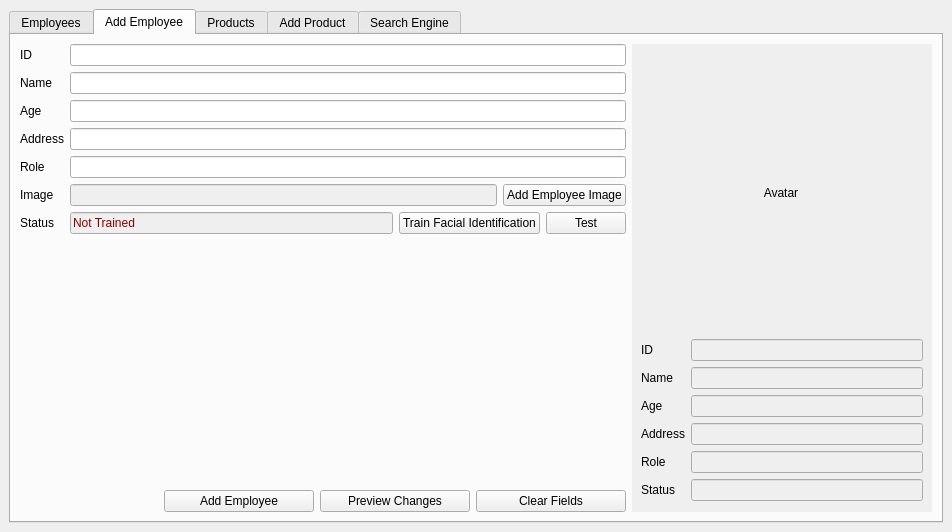
<?xml version="1.0" encoding="UTF-8"?>
<ui version="4.0">
 <class>MainWindow</class>
 <widget class="QMainWindow" name="MainWindow">
  <property name="geometry">
   <rect>
    <x>0</x>
    <y>0</y>
    <width>952</width>
    <height>519</height>
   </rect>
  </property>
  <property name="windowTitle">
   <string>MainWindow</string>
  </property>
  <widget class="QWidget" name="centralwidget">
   <layout class="QGridLayout" name="gridLayout">
    <item row="0" column="0">
     <widget class="QTabWidget" name="tabWidget">
      <property name="currentIndex">
       <number>1</number>
      </property>
      <widget class="QWidget" name="tab">
       <attribute name="title">
        <string>Employees</string>
       </attribute>
       <layout class="QGridLayout" name="gridLayout_2">
        <item row="0" column="0">
         <widget class="QTableWidget" name="employees_tableWidget">
          <property name="focusPolicy">
           <enum>Qt::StrongFocus</enum>
          </property>
          <property name="contextMenuPolicy">
           <enum>Qt::NoContextMenu</enum>
          </property>
          <property name="editTriggers">
           <set>QAbstractItemView::AnyKeyPressed|QAbstractItemView::EditKeyPressed</set>
          </property>
          <property name="alternatingRowColors">
           <bool>true</bool>
          </property>
          <property name="selectionBehavior">
           <enum>QAbstractItemView::SelectRows</enum>
          </property>
          <property name="columnCount">
           <number>5</number>
          </property>
          <attribute name="horizontalHeaderDefaultSectionSize">
           <number>100</number>
          </attribute>
          <attribute name="horizontalHeaderHighlightSections">
           <bool>false</bool>
          </attribute>
          <attribute name="horizontalHeaderShowSortIndicator" stdset="0">
           <bool>false</bool>
          </attribute>
          <attribute name="horizontalHeaderStretchLastSection">
           <bool>true</bool>
          </attribute>
          <attribute name="verticalHeaderVisible">
           <bool>false</bool>
          </attribute>
          <column>
           <property name="text">
            <string>ID</string>
           </property>
          </column>
          <column>
           <property name="text">
            <string>Name</string>
           </property>
          </column>
          <column>
           <property name="text">
            <string>Age</string>
           </property>
          </column>
          <column>
           <property name="text">
            <string>Address</string>
           </property>
          </column>
          <column>
           <property name="text">
            <string>Role</string>
           </property>
          </column>
         </widget>
        </item>
        <item row="0" column="1">
         <widget class="QWidget" name="widget" native="true">
          <property name="sizePolicy">
           <sizepolicy hsizetype="Fixed" vsizetype="Preferred">
            <horstretch>0</horstretch>
            <verstretch>0</verstretch>
           </sizepolicy>
          </property>
          <property name="minimumSize">
           <size>
            <width>300</width>
            <height>0</height>
           </size>
          </property>
          <property name="autoFillBackground">
           <bool>true</bool>
          </property>
          <layout class="QVBoxLayout" name="verticalLayout">
           <item>
            <widget class="QLabel" name="avatar1">
             <property name="sizePolicy">
              <sizepolicy hsizetype="Fixed" vsizetype="Fixed">
               <horstretch>0</horstretch>
               <verstretch>0</verstretch>
              </sizepolicy>
             </property>
             <property name="minimumSize">
              <size>
               <width>280</width>
               <height>280</height>
              </size>
             </property>
             <property name="maximumSize">
              <size>
               <width>280</width>
               <height>280</height>
              </size>
             </property>
             <property name="text">
              <string>Avatar</string>
             </property>
             <property name="scaledContents">
              <bool>true</bool>
             </property>
             <property name="alignment">
              <set>Qt::AlignCenter</set>
             </property>
            </widget>
           </item>
           <item>
            <layout class="QFormLayout" name="formLayout">
             <item row="0" column="0">
              <widget class="QLabel" name="label_id">
               <property name="text">
                <string>ID</string>
               </property>
              </widget>
             </item>
             <item row="0" column="1">
              <widget class="QLineEdit" name="tab_1_lineEdit_id">
               <property name="enabled">
                <bool>false</bool>
               </property>
              </widget>
             </item>
             <item row="1" column="0">
              <widget class="QLabel" name="label_name">
               <property name="text">
                <string>Name</string>
               </property>
              </widget>
             </item>
             <item row="1" column="1">
              <widget class="QLineEdit" name="tab_1_lineEdit_name">
               <property name="enabled">
                <bool>false</bool>
               </property>
              </widget>
             </item>
             <item row="2" column="0">
              <widget class="QLabel" name="label_age">
               <property name="text">
                <string>Age</string>
               </property>
              </widget>
             </item>
             <item row="2" column="1">
              <widget class="QLineEdit" name="tab_1_lineEdit_age">
               <property name="enabled">
                <bool>false</bool>
               </property>
              </widget>
             </item>
             <item row="3" column="0">
              <widget class="QLabel" name="label_address">
               <property name="text">
                <string>Address</string>
               </property>
              </widget>
             </item>
             <item row="3" column="1">
              <widget class="QLineEdit" name="tab_1_lineEdit_address">
               <property name="enabled">
                <bool>false</bool>
               </property>
              </widget>
             </item>
             <item row="4" column="0">
              <widget class="QLabel" name="label_role">
               <property name="text">
                <string>Role</string>
               </property>
              </widget>
             </item>
             <item row="4" column="1">
              <widget class="QLineEdit" name="tab_1_lineEdit_role">
               <property name="enabled">
                <bool>false</bool>
               </property>
              </widget>
             </item>
             <item row="5" column="0">
              <widget class="QLabel" name="label_status">
               <property name="text">
                <string>Status</string>
               </property>
              </widget>
             </item>
             <item row="5" column="1">
              <widget class="QLineEdit" name="tab_1_lineEdit_status">
               <property name="enabled">
                <bool>false</bool>
               </property>
              </widget>
             </item>
            </layout>
           </item>
          </layout>
         </widget>
        </item>
       </layout>
      </widget>
      <widget class="QWidget" name="tab_2">
       <attribute name="title">
        <string>Add Employee</string>
       </attribute>
       <layout class="QGridLayout" name="gridLayout_3">
        <item row="0" column="0">
         <layout class="QVBoxLayout" name="verticalLayout_6">
          <item>
           <layout class="QFormLayout" name="formLayout_3">
            <item row="0" column="0">
             <widget class="QLabel" name="label_id_3">
              <property name="text">
               <string>ID</string>
              </property>
             </widget>
            </item>
            <item row="0" column="1">
             <widget class="QLineEdit" name="employee_lineEdit_id">
              <property name="enabled">
               <bool>true</bool>
              </property>
             </widget>
            </item>
            <item row="1" column="0">
             <widget class="QLabel" name="label_name_3">
              <property name="text">
               <string>Name</string>
              </property>
             </widget>
            </item>
            <item row="1" column="1">
             <widget class="QLineEdit" name="employee_lineEdit_name">
              <property name="enabled">
               <bool>true</bool>
              </property>
             </widget>
            </item>
            <item row="2" column="0">
             <widget class="QLabel" name="label_age_3">
              <property name="text">
               <string>Age</string>
              </property>
             </widget>
            </item>
            <item row="2" column="1">
             <widget class="QLineEdit" name="employee_lineEdit_age">
              <property name="enabled">
               <bool>true</bool>
              </property>
             </widget>
            </item>
            <item row="3" column="0">
             <widget class="QLabel" name="label_address_3">
              <property name="text">
               <string>Address</string>
              </property>
             </widget>
            </item>
            <item row="3" column="1">
             <widget class="QLineEdit" name="employee_lineEdit_address">
              <property name="enabled">
               <bool>true</bool>
              </property>
             </widget>
            </item>
            <item row="4" column="0">
             <widget class="QLabel" name="label_role_3">
              <property name="text">
               <string>Role</string>
              </property>
             </widget>
            </item>
            <item row="4" column="1">
             <widget class="QLineEdit" name="employee_lineEdit_role">
              <property name="enabled">
               <bool>true</bool>
              </property>
             </widget>
            </item>
            <item row="6" column="0">
             <widget class="QLabel" name="label_role_4">
              <property name="text">
               <string>Status</string>
              </property>
             </widget>
            </item>
            <item row="6" column="1">
             <layout class="QHBoxLayout" name="horizontalLayout_4">
              <item>
               <widget class="QLineEdit" name="employee_lineEdit_status">
                <property name="enabled">
                 <bool>false</bool>
                </property>
                <property name="styleSheet">
                 <string notr="true">color:darkred;</string>
                </property>
                <property name="text">
                 <string>Not Trained</string>
                </property>
               </widget>
              </item>
              <item>
               <widget class="QPushButton" name="pushButton_5">
                <property name="text">
                 <string>Train Facial Identification</string>
                </property>
               </widget>
              </item>
              <item>
               <widget class="QPushButton" name="pushButton_2">
                <property name="text">
                 <string>Test</string>
                </property>
               </widget>
              </item>
             </layout>
            </item>
            <item row="5" column="0">
             <widget class="QLabel" name="label_role_6">
              <property name="text">
               <string>Image</string>
              </property>
             </widget>
            </item>
            <item row="5" column="1">
             <layout class="QHBoxLayout" name="horizontalLayout_7">
              <item>
               <widget class="QLineEdit" name="employee_lineEdit_image">
                <property name="enabled">
                 <bool>false</bool>
                </property>
                <property name="text">
                 <string/>
                </property>
               </widget>
              </item>
              <item>
               <widget class="QPushButton" name="add_employee_image">
                <property name="text">
                 <string>Add Employee Image</string>
                </property>
               </widget>
              </item>
             </layout>
            </item>
           </layout>
          </item>
          <item>
           <spacer name="verticalSpacer_3">
            <property name="orientation">
             <enum>Qt::Vertical</enum>
            </property>
            <property name="sizeHint" stdset="0">
             <size>
              <width>20</width>
              <height>40</height>
             </size>
            </property>
           </spacer>
          </item>
          <item>
           <layout class="QHBoxLayout" name="horizontalLayout_6">
            <item>
             <spacer name="horizontalSpacer_2">
              <property name="orientation">
               <enum>Qt::Horizontal</enum>
              </property>
              <property name="sizeHint" stdset="0">
               <size>
                <width>40</width>
                <height>20</height>
               </size>
              </property>
             </spacer>
            </item>
            <item>
             <widget class="QPushButton" name="add_employee">
              <property name="sizePolicy">
               <sizepolicy hsizetype="Fixed" vsizetype="Fixed">
                <horstretch>0</horstretch>
                <verstretch>0</verstretch>
               </sizepolicy>
              </property>
              <property name="minimumSize">
               <size>
                <width>150</width>
                <height>0</height>
               </size>
              </property>
              <property name="text">
               <string>Add Employee</string>
              </property>
             </widget>
            </item>
            <item>
             <widget class="QPushButton" name="preview_employee_changes">
              <property name="sizePolicy">
               <sizepolicy hsizetype="Fixed" vsizetype="Fixed">
                <horstretch>0</horstretch>
                <verstretch>0</verstretch>
               </sizepolicy>
              </property>
              <property name="minimumSize">
               <size>
                <width>150</width>
                <height>0</height>
               </size>
              </property>
              <property name="text">
               <string>Preview Changes</string>
              </property>
             </widget>
            </item>
            <item>
             <widget class="QPushButton" name="clear_employee_fields">
              <property name="minimumSize">
               <size>
                <width>150</width>
                <height>0</height>
               </size>
              </property>
              <property name="text">
               <string>Clear Fields</string>
              </property>
             </widget>
            </item>
           </layout>
          </item>
         </layout>
        </item>
        <item row="0" column="1">
         <widget class="QWidget" name="widget_2" native="true">
          <property name="sizePolicy">
           <sizepolicy hsizetype="Fixed" vsizetype="Preferred">
            <horstretch>0</horstretch>
            <verstretch>0</verstretch>
           </sizepolicy>
          </property>
          <property name="minimumSize">
           <size>
            <width>300</width>
            <height>0</height>
           </size>
          </property>
          <property name="autoFillBackground">
           <bool>true</bool>
          </property>
          <layout class="QVBoxLayout" name="verticalLayout_5">
           <item>
            <widget class="QLabel" name="avatar2">
             <property name="sizePolicy">
              <sizepolicy hsizetype="Fixed" vsizetype="Fixed">
               <horstretch>0</horstretch>
               <verstretch>0</verstretch>
              </sizepolicy>
             </property>
             <property name="minimumSize">
              <size>
               <width>280</width>
               <height>280</height>
              </size>
             </property>
             <property name="maximumSize">
              <size>
               <width>280</width>
               <height>280</height>
              </size>
             </property>
             <property name="text">
              <string>Avatar</string>
             </property>
             <property name="scaledContents">
              <bool>true</bool>
             </property>
             <property name="alignment">
              <set>Qt::AlignCenter</set>
             </property>
            </widget>
           </item>
           <item>
            <layout class="QFormLayout" name="formLayout_4">
             <item row="0" column="0">
              <widget class="QLabel" name="label_id_4">
               <property name="text">
                <string>ID</string>
               </property>
              </widget>
             </item>
             <item row="0" column="1">
              <widget class="QLineEdit" name="tab_2_lineEdit_id">
               <property name="enabled">
                <bool>false</bool>
               </property>
              </widget>
             </item>
             <item row="1" column="0">
              <widget class="QLabel" name="label_name_4">
               <property name="text">
                <string>Name</string>
               </property>
              </widget>
             </item>
             <item row="1" column="1">
              <widget class="QLineEdit" name="tab_2_lineEdit_name">
               <property name="enabled">
                <bool>false</bool>
               </property>
              </widget>
             </item>
             <item row="2" column="0">
              <widget class="QLabel" name="label_age_4">
               <property name="text">
                <string>Age</string>
               </property>
              </widget>
             </item>
             <item row="2" column="1">
              <widget class="QLineEdit" name="tab_2_lineEdit_age">
               <property name="enabled">
                <bool>false</bool>
               </property>
              </widget>
             </item>
             <item row="3" column="0">
              <widget class="QLabel" name="label_address_4">
               <property name="text">
                <string>Address</string>
               </property>
              </widget>
             </item>
             <item row="3" column="1">
              <widget class="QLineEdit" name="tab_2_lineEdit_address">
               <property name="enabled">
                <bool>false</bool>
               </property>
              </widget>
             </item>
             <item row="4" column="0">
              <widget class="QLabel" name="label_role_5">
               <property name="text">
                <string>Role</string>
               </property>
              </widget>
             </item>
             <item row="4" column="1">
              <widget class="QLineEdit" name="tab_2_lineEdit_role">
               <property name="enabled">
                <bool>false</bool>
               </property>
              </widget>
             </item>
             <item row="5" column="0">
              <widget class="QLabel" name="label_status_2">
               <property name="text">
                <string>Status</string>
               </property>
              </widget>
             </item>
             <item row="5" column="1">
              <widget class="QLineEdit" name="tab_2_lineEdit_status">
               <property name="enabled">
                <bool>false</bool>
               </property>
              </widget>
             </item>
            </layout>
           </item>
          </layout>
         </widget>
        </item>
       </layout>
      </widget>
      <widget class="QWidget" name="tab_5">
       <attribute name="title">
        <string>Products</string>
       </attribute>
       <layout class="QGridLayout" name="gridLayout_5">
        <item row="0" column="0">
         <widget class="QTableWidget" name="products_tableWidget">
          <property name="focusPolicy">
           <enum>Qt::StrongFocus</enum>
          </property>
          <property name="contextMenuPolicy">
           <enum>Qt::NoContextMenu</enum>
          </property>
          <property name="editTriggers">
           <set>QAbstractItemView::NoEditTriggers</set>
          </property>
          <property name="alternatingRowColors">
           <bool>true</bool>
          </property>
          <property name="selectionBehavior">
           <enum>QAbstractItemView::SelectRows</enum>
          </property>
          <property name="columnCount">
           <number>5</number>
          </property>
          <attribute name="horizontalHeaderDefaultSectionSize">
           <number>100</number>
          </attribute>
          <attribute name="horizontalHeaderHighlightSections">
           <bool>false</bool>
          </attribute>
          <attribute name="horizontalHeaderShowSortIndicator" stdset="0">
           <bool>false</bool>
          </attribute>
          <attribute name="horizontalHeaderStretchLastSection">
           <bool>true</bool>
          </attribute>
          <attribute name="verticalHeaderVisible">
           <bool>false</bool>
          </attribute>
          <column>
           <property name="text">
            <string>ID</string>
           </property>
          </column>
          <column>
           <property name="text">
            <string>Name</string>
           </property>
          </column>
          <column>
           <property name="text">
            <string>Price</string>
           </property>
          </column>
          <column>
           <property name="text">
            <string>Quantity</string>
           </property>
          </column>
          <column>
           <property name="text">
            <string>Maker</string>
           </property>
          </column>
         </widget>
        </item>
        <item row="0" column="1">
         <widget class="QWidget" name="widget_4" native="true">
          <property name="sizePolicy">
           <sizepolicy hsizetype="Fixed" vsizetype="Preferred">
            <horstretch>0</horstretch>
            <verstretch>0</verstretch>
           </sizepolicy>
          </property>
          <property name="minimumSize">
           <size>
            <width>300</width>
            <height>0</height>
           </size>
          </property>
          <property name="autoFillBackground">
           <bool>true</bool>
          </property>
          <layout class="QVBoxLayout" name="verticalLayout_9">
           <item>
            <widget class="QLabel" name="avatar3">
             <property name="sizePolicy">
              <sizepolicy hsizetype="Fixed" vsizetype="Fixed">
               <horstretch>0</horstretch>
               <verstretch>0</verstretch>
              </sizepolicy>
             </property>
             <property name="minimumSize">
              <size>
               <width>280</width>
               <height>280</height>
              </size>
             </property>
             <property name="maximumSize">
              <size>
               <width>280</width>
               <height>280</height>
              </size>
             </property>
             <property name="text">
              <string>Avatar</string>
             </property>
             <property name="scaledContents">
              <bool>true</bool>
             </property>
             <property name="alignment">
              <set>Qt::AlignCenter</set>
             </property>
            </widget>
           </item>
           <item>
            <layout class="QFormLayout" name="formLayout_7">
             <item row="0" column="0">
              <widget class="QLabel" name="label_id_7">
               <property name="text">
                <string>ID</string>
               </property>
              </widget>
             </item>
             <item row="0" column="1">
              <widget class="QLineEdit" name="tab_3_lineEdit_id">
               <property name="enabled">
                <bool>false</bool>
               </property>
              </widget>
             </item>
             <item row="1" column="0">
              <widget class="QLabel" name="label_name_7">
               <property name="text">
                <string>Name</string>
               </property>
              </widget>
             </item>
             <item row="1" column="1">
              <widget class="QLineEdit" name="tab_3_lineEdit_name">
               <property name="enabled">
                <bool>false</bool>
               </property>
              </widget>
             </item>
             <item row="2" column="0">
              <widget class="QLabel" name="label_age_7">
               <property name="text">
                <string>Price</string>
               </property>
              </widget>
             </item>
             <item row="2" column="1">
              <widget class="QLineEdit" name="tab_3_lineEdit_price">
               <property name="enabled">
                <bool>false</bool>
               </property>
              </widget>
             </item>
             <item row="3" column="0">
              <widget class="QLabel" name="label_address_7">
               <property name="text">
                <string>Quantity</string>
               </property>
              </widget>
             </item>
             <item row="3" column="1">
              <widget class="QLineEdit" name="tab_3_lineEdit_quantity">
               <property name="enabled">
                <bool>false</bool>
               </property>
              </widget>
             </item>
             <item row="4" column="0">
              <widget class="QLabel" name="label_role_11">
               <property name="text">
                <string>Maker</string>
               </property>
              </widget>
             </item>
             <item row="4" column="1">
              <widget class="QLineEdit" name="tab_3_lineEdit_maker">
               <property name="enabled">
                <bool>false</bool>
               </property>
              </widget>
             </item>
             <item row="5" column="0">
              <widget class="QLabel" name="label_status_4">
               <property name="text">
                <string>Status</string>
               </property>
              </widget>
             </item>
             <item row="5" column="1">
              <widget class="QLineEdit" name="tab_3_lineEdit_status">
               <property name="enabled">
                <bool>false</bool>
               </property>
              </widget>
             </item>
            </layout>
           </item>
          </layout>
         </widget>
        </item>
       </layout>
      </widget>
      <widget class="QWidget" name="tab_3">
       <attribute name="title">
        <string>Add Product</string>
       </attribute>
       <layout class="QGridLayout" name="gridLayout_4">
        <item row="0" column="0">
         <layout class="QVBoxLayout" name="verticalLayout_7">
          <item>
           <layout class="QFormLayout" name="formLayout_5">
            <item row="0" column="0">
             <widget class="QLabel" name="label_id_5">
              <property name="text">
               <string>ID</string>
              </property>
             </widget>
            </item>
            <item row="0" column="1">
             <widget class="QLineEdit" name="product_lineEdit_id">
              <property name="enabled">
               <bool>true</bool>
              </property>
              <property name="sizePolicy">
               <sizepolicy hsizetype="Expanding" vsizetype="Fixed">
                <horstretch>0</horstretch>
                <verstretch>0</verstretch>
               </sizepolicy>
              </property>
             </widget>
            </item>
            <item row="1" column="0">
             <widget class="QLabel" name="label_name_5">
              <property name="text">
               <string>Name</string>
              </property>
             </widget>
            </item>
            <item row="1" column="1">
             <widget class="QLineEdit" name="product_lineEdit_name">
              <property name="enabled">
               <bool>true</bool>
              </property>
             </widget>
            </item>
            <item row="2" column="0">
             <widget class="QLabel" name="label_age_5">
              <property name="text">
               <string>Price</string>
              </property>
             </widget>
            </item>
            <item row="2" column="1">
             <widget class="QLineEdit" name="product_lineEdit_price">
              <property name="enabled">
               <bool>true</bool>
              </property>
             </widget>
            </item>
            <item row="3" column="0">
             <widget class="QLabel" name="label_address_5">
              <property name="text">
               <string>Quantity</string>
              </property>
             </widget>
            </item>
            <item row="3" column="1">
             <widget class="QLineEdit" name="product_lineEdit_quantity">
              <property name="enabled">
               <bool>true</bool>
              </property>
             </widget>
            </item>
            <item row="4" column="0">
             <widget class="QLabel" name="label_role_7">
              <property name="text">
               <string>Maker</string>
              </property>
             </widget>
            </item>
            <item row="4" column="1">
             <widget class="QLineEdit" name="product_lineEdit_maker">
              <property name="enabled">
               <bool>true</bool>
              </property>
             </widget>
            </item>
            <item row="6" column="0">
             <widget class="QLabel" name="label_role_8">
              <property name="text">
               <string>Status</string>
              </property>
             </widget>
            </item>
            <item row="6" column="1">
             <layout class="QHBoxLayout" name="horizontalLayout_5">
              <item>
               <widget class="QLineEdit" name="product_lineEdit_status">
                <property name="enabled">
                 <bool>false</bool>
                </property>
                <property name="styleSheet">
                 <string notr="true">color:darkred;</string>
                </property>
                <property name="text">
                 <string>Not Trained</string>
                </property>
               </widget>
              </item>
              <item>
               <widget class="QPushButton" name="pushButton_7">
                <property name="text">
                 <string>Train Facial Identification</string>
                </property>
               </widget>
              </item>
              <item>
               <widget class="QPushButton" name="pushButton">
                <property name="text">
                 <string>Test</string>
                </property>
               </widget>
              </item>
             </layout>
            </item>
            <item row="5" column="1">
             <layout class="QHBoxLayout" name="horizontalLayout_8">
              <item>
               <widget class="QLineEdit" name="product_lineEdit_image">
                <property name="enabled">
                 <bool>false</bool>
                </property>
                <property name="text">
                 <string/>
                </property>
               </widget>
              </item>
              <item>
               <widget class="QPushButton" name="add_product_image">
                <property name="text">
                 <string>Add Product Image</string>
                </property>
               </widget>
              </item>
             </layout>
            </item>
            <item row="5" column="0">
             <widget class="QLabel" name="label_role_9">
              <property name="text">
               <string>Image</string>
              </property>
             </widget>
            </item>
           </layout>
          </item>
          <item>
           <spacer name="verticalSpacer_4">
            <property name="orientation">
             <enum>Qt::Vertical</enum>
            </property>
            <property name="sizeHint" stdset="0">
             <size>
              <width>20</width>
              <height>40</height>
             </size>
            </property>
           </spacer>
          </item>
          <item>
           <layout class="QHBoxLayout" name="horizontalLayout_9">
            <item>
             <spacer name="horizontalSpacer_3">
              <property name="orientation">
               <enum>Qt::Horizontal</enum>
              </property>
              <property name="sizeHint" stdset="0">
               <size>
                <width>40</width>
                <height>20</height>
               </size>
              </property>
             </spacer>
            </item>
            <item>
             <widget class="QPushButton" name="add_product">
              <property name="sizePolicy">
               <sizepolicy hsizetype="Fixed" vsizetype="Fixed">
                <horstretch>0</horstretch>
                <verstretch>0</verstretch>
               </sizepolicy>
              </property>
              <property name="minimumSize">
               <size>
                <width>150</width>
                <height>0</height>
               </size>
              </property>
              <property name="text">
               <string>Add Product</string>
              </property>
             </widget>
            </item>
            <item>
             <widget class="QPushButton" name="preview_product_changes">
              <property name="sizePolicy">
               <sizepolicy hsizetype="Fixed" vsizetype="Fixed">
                <horstretch>0</horstretch>
                <verstretch>0</verstretch>
               </sizepolicy>
              </property>
              <property name="minimumSize">
               <size>
                <width>150</width>
                <height>0</height>
               </size>
              </property>
              <property name="text">
               <string>Preview Changes</string>
              </property>
             </widget>
            </item>
            <item>
             <widget class="QPushButton" name="clear_product_fields">
              <property name="minimumSize">
               <size>
                <width>150</width>
                <height>0</height>
               </size>
              </property>
              <property name="text">
               <string>Clear Fields</string>
              </property>
             </widget>
            </item>
           </layout>
          </item>
         </layout>
        </item>
        <item row="0" column="1">
         <widget class="QWidget" name="widget_3" native="true">
          <property name="sizePolicy">
           <sizepolicy hsizetype="Fixed" vsizetype="Preferred">
            <horstretch>0</horstretch>
            <verstretch>0</verstretch>
           </sizepolicy>
          </property>
          <property name="minimumSize">
           <size>
            <width>300</width>
            <height>0</height>
           </size>
          </property>
          <property name="autoFillBackground">
           <bool>true</bool>
          </property>
          <layout class="QVBoxLayout" name="verticalLayout_8">
           <item>
            <widget class="QLabel" name="avatar4">
             <property name="sizePolicy">
              <sizepolicy hsizetype="Fixed" vsizetype="Fixed">
               <horstretch>0</horstretch>
               <verstretch>0</verstretch>
              </sizepolicy>
             </property>
             <property name="minimumSize">
              <size>
               <width>280</width>
               <height>280</height>
              </size>
             </property>
             <property name="maximumSize">
              <size>
               <width>280</width>
               <height>280</height>
              </size>
             </property>
             <property name="text">
              <string>Avatar</string>
             </property>
             <property name="scaledContents">
              <bool>true</bool>
             </property>
             <property name="alignment">
              <set>Qt::AlignCenter</set>
             </property>
            </widget>
           </item>
           <item>
            <layout class="QFormLayout" name="formLayout_6">
             <item row="0" column="0">
              <widget class="QLabel" name="label_id_6">
               <property name="text">
                <string>ID</string>
               </property>
              </widget>
             </item>
             <item row="0" column="1">
              <widget class="QLineEdit" name="tab_4_lineEdit_id">
               <property name="enabled">
                <bool>false</bool>
               </property>
              </widget>
             </item>
             <item row="1" column="0">
              <widget class="QLabel" name="label_name_6">
               <property name="text">
                <string>Name</string>
               </property>
              </widget>
             </item>
             <item row="1" column="1">
              <widget class="QLineEdit" name="tab_4_lineEdit_name">
               <property name="enabled">
                <bool>false</bool>
               </property>
              </widget>
             </item>
             <item row="2" column="0">
              <widget class="QLabel" name="label_age_6">
               <property name="text">
                <string>Price</string>
               </property>
              </widget>
             </item>
             <item row="2" column="1">
              <widget class="QLineEdit" name="tab_4_lineEdit_price">
               <property name="enabled">
                <bool>false</bool>
               </property>
              </widget>
             </item>
             <item row="3" column="0">
              <widget class="QLabel" name="label_address_6">
               <property name="text">
                <string>Quantity</string>
               </property>
              </widget>
             </item>
             <item row="3" column="1">
              <widget class="QLineEdit" name="tab_4_lineEdit_quantity">
               <property name="enabled">
                <bool>false</bool>
               </property>
              </widget>
             </item>
             <item row="4" column="0">
              <widget class="QLabel" name="label_role_10">
               <property name="text">
                <string>Maker</string>
               </property>
              </widget>
             </item>
             <item row="4" column="1">
              <widget class="QLineEdit" name="tab_4_lineEdit_maker">
               <property name="enabled">
                <bool>false</bool>
               </property>
              </widget>
             </item>
             <item row="5" column="0">
              <widget class="QLabel" name="label_status_3">
               <property name="text">
                <string>Status</string>
               </property>
              </widget>
             </item>
             <item row="5" column="1">
              <widget class="QLineEdit" name="tab_4_lineEdit_status">
               <property name="enabled">
                <bool>false</bool>
               </property>
              </widget>
             </item>
            </layout>
           </item>
          </layout>
         </widget>
        </item>
       </layout>
      </widget>
      <widget class="QWidget" name="tab_4">
       <attribute name="title">
        <string>Search Engine</string>
       </attribute>
       <layout class="QGridLayout" name="gridLayout_6">
        <item row="0" column="0">
         <layout class="QHBoxLayout" name="horizontalLayout_10" stretch="0,0">
          <property name="sizeConstraint">
           <enum>QLayout::SetDefaultConstraint</enum>
          </property>
          <item>
           <widget class="QLineEdit" name="database_search_lineEdit">
            <property name="sizePolicy">
             <sizepolicy hsizetype="Expanding" vsizetype="Maximum">
              <horstretch>0</horstretch>
              <verstretch>0</verstretch>
             </sizepolicy>
            </property>
           </widget>
          </item>
          <item>
           <widget class="QPushButton" name="database_search">
            <property name="sizePolicy">
             <sizepolicy hsizetype="Fixed" vsizetype="Maximum">
              <horstretch>0</horstretch>
              <verstretch>0</verstretch>
             </sizepolicy>
            </property>
            <property name="minimumSize">
             <size>
              <width>150</width>
              <height>0</height>
             </size>
            </property>
            <property name="text">
             <string>Search</string>
            </property>
           </widget>
          </item>
         </layout>
        </item>
        <item row="1" column="0">
         <widget class="QTableWidget" name="tableWidget_database_search">
          <property name="selectionBehavior">
           <enum>QAbstractItemView::SelectRows</enum>
          </property>
          <property name="columnCount">
           <number>2</number>
          </property>
          <attribute name="horizontalHeaderDefaultSectionSize">
           <number>150</number>
          </attribute>
          <attribute name="horizontalHeaderHighlightSections">
           <bool>false</bool>
          </attribute>
          <attribute name="horizontalHeaderShowSortIndicator" stdset="0">
           <bool>false</bool>
          </attribute>
          <attribute name="horizontalHeaderStretchLastSection">
           <bool>true</bool>
          </attribute>
          <attribute name="verticalHeaderVisible">
           <bool>false</bool>
          </attribute>
          <column>
           <property name="text">
            <string>ID</string>
           </property>
          </column>
          <column>
           <property name="text">
            <string>Name</string>
           </property>
          </column>
         </widget>
        </item>
        <item row="2" column="0">
         <widget class="QPushButton" name="camera_search">
          <property name="text">
           <string>Start Searching</string>
          </property>
         </widget>
        </item>
        <item row="0" column="1" rowspan="3">
         <widget class="QWidget" name="widget_5" native="true">
          <property name="sizePolicy">
           <sizepolicy hsizetype="Fixed" vsizetype="Preferred">
            <horstretch>0</horstretch>
            <verstretch>0</verstretch>
           </sizepolicy>
          </property>
          <property name="minimumSize">
           <size>
            <width>300</width>
            <height>0</height>
           </size>
          </property>
          <property name="autoFillBackground">
           <bool>true</bool>
          </property>
          <layout class="QVBoxLayout" name="verticalLayout_10">
           <item>
            <widget class="QLabel" name="avatar5">
             <property name="sizePolicy">
              <sizepolicy hsizetype="Fixed" vsizetype="Fixed">
               <horstretch>0</horstretch>
               <verstretch>0</verstretch>
              </sizepolicy>
             </property>
             <property name="minimumSize">
              <size>
               <width>280</width>
               <height>280</height>
              </size>
             </property>
             <property name="maximumSize">
              <size>
               <width>280</width>
               <height>280</height>
              </size>
             </property>
             <property name="text">
              <string>Avatar</string>
             </property>
             <property name="scaledContents">
              <bool>true</bool>
             </property>
             <property name="alignment">
              <set>Qt::AlignCenter</set>
             </property>
            </widget>
           </item>
           <item>
            <layout class="QFormLayout" name="formLayout_8">
             <property name="formAlignment">
              <set>Qt::AlignLeading|Qt::AlignLeft|Qt::AlignVCenter</set>
             </property>
             <item row="0" column="0">
              <widget class="QLabel" name="label_id_8">
               <property name="text">
                <string>ID</string>
               </property>
              </widget>
             </item>
             <item row="0" column="1">
              <widget class="QLineEdit" name="tab_5_lineEdit_id">
               <property name="enabled">
                <bool>false</bool>
               </property>
              </widget>
             </item>
             <item row="1" column="0">
              <widget class="QLabel" name="label_name_8">
               <property name="text">
                <string>Name</string>
               </property>
              </widget>
             </item>
             <item row="1" column="1">
              <widget class="QLineEdit" name="tab_5_lineEdit_name">
               <property name="enabled">
                <bool>false</bool>
               </property>
              </widget>
             </item>
            </layout>
           </item>
          </layout>
         </widget>
        </item>
       </layout>
      </widget>
     </widget>
    </item>
   </layout>
  </widget>
 </widget>
 <resources/>
 <connections/>
</ui>
